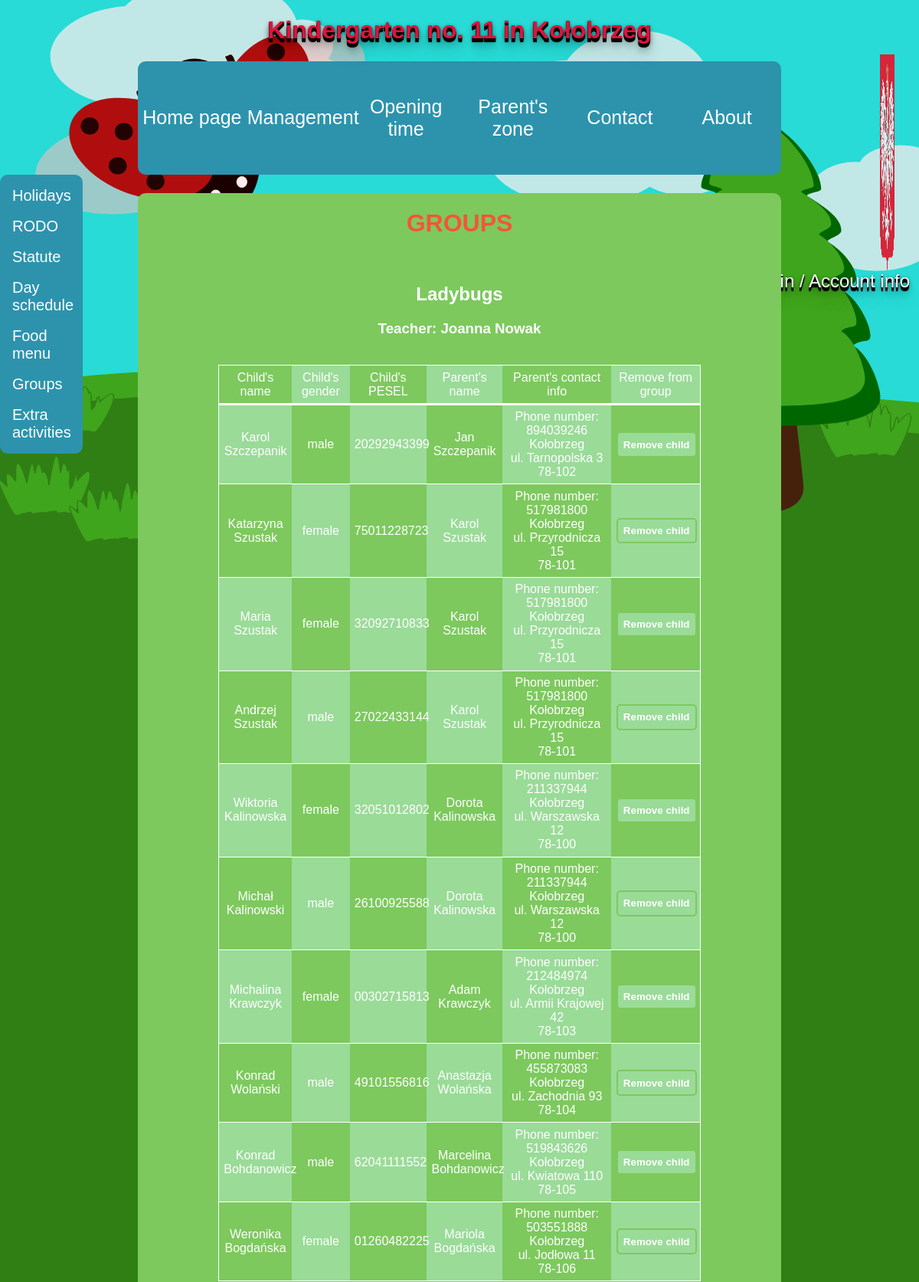
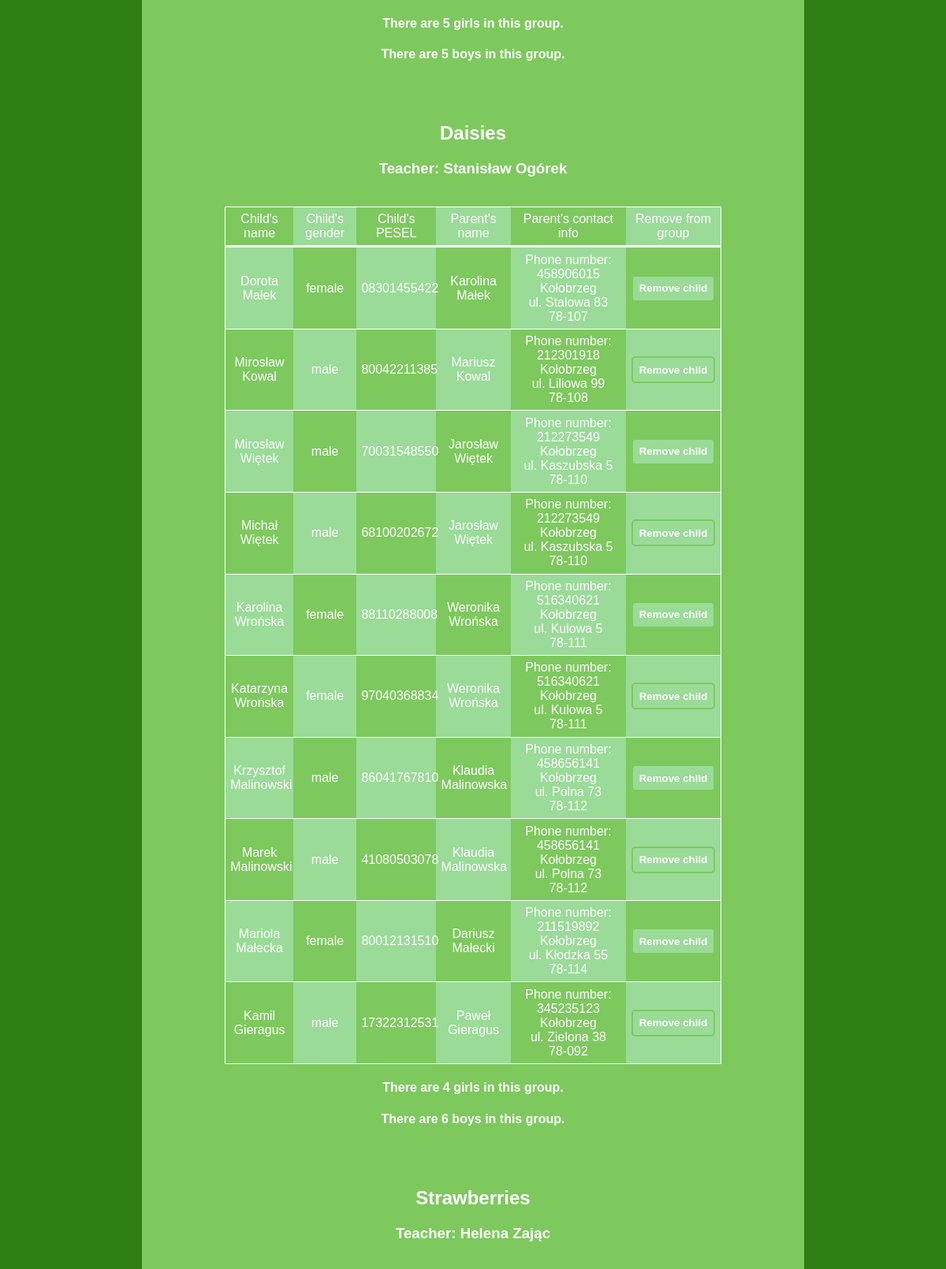
/PAGES/groups.php (signed in, upper part), run on the app's committed database (2 pictures, top to bottom).
### tables this page shows
CREATE TABLE `teachers` (
  `id` int(10) UNSIGNED NOT NULL,
  `Groups_id` int(10) UNSIGNED NOT NULL,
  `first_name` varchar(45) NOT NULL,
  `last_name` varchar(45) NOT NULL,
  `phone_number` varchar(15) NOT NULL,
  `gender` char(1) NOT NULL
);

CREATE TABLE `children` (
  `id` int(10) UNSIGNED NOT NULL,
  `Groups_id` int(10) UNSIGNED NOT NULL,
  `Parents_id` int(10) UNSIGNED NOT NULL,
  `first_name` varchar(45) NOT NULL,
  `last_name` varchar(45) NOT NULL,
  `PESEL` varchar(11) NOT NULL,
  `gender` char(1) NOT NULL
);

CREATE TABLE `parents` (
  `id` int(10) UNSIGNED NOT NULL,
  `first_name` varchar(45) NOT NULL,
  `last_name` varchar(45) NOT NULL,
  `phone_number` varchar(15) NOT NULL,
  `gender` char(1) NOT NULL,
  `zip_code` varchar(6) NOT NULL,
  `city` varchar(45) NOT NULL,
  `street` varchar(45) NOT NULL
);

### PAGES/groups.php (the view, shortened to what this page needs)
<!DOCTYPE html>
<html>
<head>
<link rel="stylesheet" type="text/css" href="../CSS/style.css">
</head>
<body>
<div id="container">
<div id="baner">
<h1>Kindergarten no. 11 in Kołobrzeg</h1>
    <div id="left_top">
        <img src="../IMAGES/godlo.png" id="godlo">
        <a href="login.php" id="logowanie">Log in / Account info</a>
    </div>
</div>
<div id="menu">
<table id="tabela_menu">
<tr>
<td><a href="index.html">Home page</a></td>
<td><a href="management.php">Management</a></td>
<td><a href="hours.html">Opening time </a></td>
<td><a href="parents.html">Parent's zone</a></td>
<td><a href="contact.html">Contact</a></td>
<td><a href="about.html">About</a></td>
</tr>
</table>
</div>
<div id="left">
<table id="tabela_left">
<tr>
<td><a href="holidays.html" id="holidays">Holidays</a></td>
</tr>
<tr>
<td><a href="" id="rodoo">RODO</a></td>
</tr>
<tr>
<td><a href="statut.html" id="statute">Statute</a></td>
</tr>
<tr>
<td><a href="day.html" id="schedule">Day schedule</a></td>
</tr>
<tr>
<td><a href="food.html" id="foodd">Food menu</a></td>
</tr>
<tr>
<td><a href="groups.html" id="groups">Groups</a></td>
</tr>
<tr>
<td><a href="extra.html" id="activities">Extra activities</a></td>
</tr>
</table>
</div>
<div id="mid">
<h1 id="group">GROUPS</h1>
<?php
    $conn = mysqli_connect("127.0.0.1", "root", "", "przedszkole_Adamczyk_Chojnacki");
    if (!$conn) {
        echo "Couldn't connect to database.";
        echo "<br><h2 id='group2'>Ladybugs</h2>";
        echo "<br><h2 id='group2'>Daisies</h2>";
        echo "<br><h2 id='group2'>Strawberries</h2>";
    }
    else {
        $group_info_available = NULL;
        $access_level = 0;
        if (isset($_SESSION['account_id'])) {
            $_query1 = "SELECT accounts.id as id, account_types.name as 'account_type', accounts.Groups_id as 'group' FROM accounts
            JOIN account_types ON account_types.id = accounts.Account_types_id WHERE accounts.id = ".$_SESSION['account_id'].";";
            $query = mysqli_query($conn, $_query1);
            $row = mysqli_fetch_array($query);
            if ($row['id'] == $_SESSION['account_id']) {
                if ($row['account_type'] == 'admin') {
                    $access_level = 2;
                }
                else {
                    $access_level = 1;
                }
                $group_info_available = $row['group'];
            }
        }
        echo "<br><h2 id='group2'>Ladybugs</h2><p class='group_info'>";
        if ($group_info_available == 1 or $access_level == 2) {
            $_query1 = 'SELECT first_name, last_name FROM teachers WHERE Groups_id = 1;';
            $query = mysqli_query($conn, $_query1);
            $row = mysqli_fetch_array($query);
            echo "<h3 class='teacher_name'>Teacher: ".$row['first_name']." ".$row['last_name']."</h3><br>";
            echo "<table class='group_info'>";
            $_query1 = 'SELECT children.id as "child_id", children.first_name as "child_first_name",
            children.last_name as "child_last_name", PESEL, children.gender as "child_gender",
            parents.first_name as "parent_first_name", parents.last_name as "parent_last_name",
            city, street, zip_code, phone_number FROM children JOIN parents ON Parents_id = parents.id WHERE Groups_id = 1;';
            $query = mysqli_query($conn, $_query1);
            echo
            "<tr class='group_info'>
                <td class='group_info_2'>Child's name</td>
                <td class='group_info'>Child's gender</td>
                <td class='group_info_2'>Child's PESEL</td>
                <td class='group_info'>Parent's name</td>
                <td class='group_info_2'>Parent's contact info</td>";
            if ($access_level == 2) {
                echo "<td class='group_info'>Remove from group</td>";
            }
            echo "</tr>";
            $light = FALSE;
            while ($row = mysqli_fetch_array($query)) {
                echo "<tr class='group_info_2'>";
                if ($light) {
                    echo "<td class='group_info_2'>".$row['child_first_name']."<br>".$row['child_last_name']."</td>";
                    echo "<td class='group_info'>";
                    if ($row['child_gender'] == "f") echo "fe";
                    echo "male</td>";
                    echo "<td class='group_info_2'>".$row['PESEL']."</td>";
                    echo "<td class='group_info'>".$row['parent_first_name']."<br>".$row['parent_last_name']."</td>";
                    echo "<td class='group_info_2'>Phone number: ".$row['phone_number']."<br>".$row['city']."<br>".$row['street']."<br>".$row['zip_code'];
                    if ($access_level == 2) {
                        echo "<td class='group_info'><form method='POST'><input name='child_remove_id' type='hidden' value='".$row['child_id']."'>
                        <input class='submit_button' type='submit' name='remove_child' value='Remove child'></form></td>";
                    }
                }
                else {
                    echo "<td class='group_info'>".$row['child_first_name']."<br>".$row['child_last_name']."</td>";
                    echo "<td class='group_info_2'>";
                    if ($row['child_gender'] == "f") echo "fe";
                    echo "male</td>";
                    echo "<td class='group_info'>".$row['PESEL']."</td>";
                    echo "<td class='group_info_2'>".$row['parent_first_name']."<br>".$row['parent_last_name']."</td>";;
                    echo "<td class='group_info'>Phone number: ".$row['phone_number']."<br>".$row['city']."<br>".$row['street']."<br>".$row['zip_code'];
                    if ($access_level == 2) {
                        echo "<td class='group_info_2'><form method='POST'><input name='child_remove_id' type='hidden' value='".$row['child_id']."'>
                        <input class='submit_button' type='submit' name='remove_child' value='Remove child'></form></td>";
                    }
                }
                echo "</tr>";
                $light = !$light;
            }
            echo "</table>";
        }
        echo "</p>";
        $_query1 = "SELECT COUNT(*) as n FROM `children` WHERE Groups_id = 1 AND gender = 'f';";
        $query = mysqli_query($conn, $_query1);
        echo "<h4 id='group2'>There are ".mysqli_fetch_array($query)['n']." girls in this group.</h4>";
        $_query1 = "SELECT COUNT(*) as n FROM `children` WHERE Groups_id = 1 AND gender = 'm';";
        $query = mysqli_query($conn, $_query1);
        echo "<h4 id='group2'>There are ".mysqli_fetch_array($query)['n']." boys in this group.<br><br></h4>";
        echo "<br><h2 id='group2'>Daisies</h2>";
        echo "<p class='group_info'>";
        if ($group_info_available == 2 or $access_level == 2) {
            $_query1 = 'SELECT first_name, last_name FROM teachers WHERE Groups_id = 2;';
            $query = mysqli_query($conn, $_query1);
            $row = mysqli_fetch_array($query);
            echo "<h3 class='teacher_name'>Teacher: ".$row['first_name']." ".$row['last_name']."</h3><br>";
            echo "<table class='group_info'>";
            $_query1 = 'SELECT children.id as "child_id", children.first_name as "child_first_name",
            children.last_name as "child_last_name", PESEL, children.gender as "child_gender",
            parents.first_name as "parent_first_name", parents.last_name as "parent_last_name",
            city, street, zip_code, phone_number FROM children JOIN parents ON Parents_id = parents.id WHERE Groups_id = 2;';
            $query = mysqli_query($conn, $_query1);
            echo
            "<tr class='group_info'>
                <td class='group_info_2'>Child's name</td>
                <td class='group_info'>Child's gender</td>
                <td class='group_info_2'>Child's PESEL</td>
                <td class='group_info'>Parent's name</td>
                <td class='group_info_2'>Parent's contact info</td>";
            if ($access_level == 2) {
                echo "<td class='group_info'>Remove from group</td>";
            }
            echo "</tr>";
            $light = FALSE;
            while ($row = mysqli_fetch_array($query)) {
                echo "<tr class='group_info_2'>";
                if ($light) {
                    echo "<td class='group_info_2'>".$row['child_first_name']."<br>".$row['child_last_name']."</td>";
                    echo "<td class='group_info'>";
                    if ($row['child_gender'] == "f") echo "fe";
                    echo "male</td>";
                    echo "<td class='group_info_2'>".$row['PESEL']."</td>";
                    echo "<td class='group_info'>".$row['parent_first_name']."<br>".$row['parent_last_name']."</td>";
                    echo "<td class='group_info_2'>Phone number: ".$row['phone_number']."<br>".$row['city']."<br>".$row['street']."<br>".$row['zip_code'];
                    if ($access_level == 2) {
                        echo "<td class='group_info'><form method='POST'><input name='child_remove_id' type='hidden' value='".$row['child_id']."'>
                        <input class='submit_button' type='submit' name='remove_child' value='Remove child'></form></td>";
                    }
                }
                else {
                    echo "<td class='group_info'>".$row['child_first_name']."<br>".$row['child_last_name']."</td>";
                    echo "<td class='group_info_2'>";
                    if ($row['child_gender'] == "f") echo "fe";
                    echo "male</td>";
                    echo "<td class='group_info'>".$row['PESEL']."</td>";
                    echo "<td class='group_info_2'>".$row['parent_first_name']."<br>".$row['parent_last_name']."</td>";;
                    echo "<td class='group_info'>Phone number: ".$row['phone_number']."<br>".$row['city']."<br>".$row['street']."<br>".$row['zip_code'];
                    if ($access_level == 2) {
                        echo "<td class='group_info_2'><form method='POST'><input name='child_remove_id' type='hidden' value='".$row['child_id']."'>
                        <input class='submit_button' type='submit' name='remove_child' value='Remove child'></form></td>";
                    }
                }
                echo "</tr>";
                $light = !$light;
            }
            echo "</table>";
        }
        echo "</p>";
        $_query1 = "SELECT COUNT(*) as n FROM `children` WHERE Groups_id = 2 AND gender = 'f';";
        $query = mysqli_query($conn, $_query1);
        echo "<h4 id='group2'>There are ".mysqli_fetch_array($query)['n']." girls in this group.</h4>";
        $_query1 = "SELECT COUNT(*) as n FROM `children` WHERE Groups_id = 2 AND gender = 'm';";
        $query = mysqli_query($conn, $_query1);
        echo "<h4 id='group2'>There are ".mysqli_fetch_array($query)['n']." boys in this group.<br><br></h4>";
        echo "<br><h2 id='group2'>Strawberries</h2>";
        echo "<p class='group_info'>";
        if ($group_info_available == 3 or $access_level == 2) {
            $_query1 = 'SELECT first_name, last_name FROM teachers WHERE Groups_id = 3;';
            $query = mysqli_query($conn, $_query1);
            $row = mysqli_fetch_array($query);
            echo "<h3 class='teacher_name'>Teacher: ".$row['first_name']." ".$row['last_name']."</h3><br>";
        }
        echo "</p>";
        if ($access_level == 2) {
            echo "<br><h2 id='group2'>Parents</h2>";
            echo "<p class='group_info'><table class='group_info_3'>";
            echo "</table></p><br>";
            echo "<br><h2 id='group2'>Parent registration</h2>";
        }
        echo "<br>";
    }
?>
</div>
</div>
</body>
</html>

### CSS/style.css (style rules this page uses)
* { font-family: 'Arial'; }
body { background-image: url('../IMAGES/bg_export.svg'); background-repeat: no-repeat; background-size: cover; background-color: #307f15ff; }
#container { height: 100%; position: absolute; top: 0; left: 0; width: 100%; }
#baner { text-align: center; font-family: 'Franklin Gothic Medium'; color:#DC143C; text-shadow: 0 1px 0 #000000, 0 2px 0 #0e0b0b, 0 3px 0 #000000, 0 4px 0 #050303, 0 5px 0 #000000, 0 6px 1px rgba(0,0,0,.1), 0 0 5px rgba(0,0,0,.1), 0 1px 3px rgba(0,0,0,.3), 0 3px 5px rgba(0,0,0,.2), 0 5px 10px rgba(0,0,0,.25), 0 10px 10px rgba(0,0,0,.2), 0 20px 20px rgba(0,0,0,.15); }
#tabela_menu { padding-top: 5%; padding-bottom: 5%; font-size: 25px; width: 100%; table-layout: fixed; }
td { text-align: center; }
#menu { text-align: center; background-color: #2D93AD; width: 70%; margin-left: 15%; border-radius: 10px; max-height: 20%; }
#godlo { height: 100%; margin-right: 20px; margin-left: 20px; float: right; }
#logowanie { font-size: 150%; float: right; vertical-align: middle; }
a:link { color: white; }
a { text-decoration: none; }
#left_top { position: absolute; top: 1%; right: 1%; width: 20%; height: 4%; text-align: left; }
#left { background-color:#2D93AD; width: 9%; color: white; border-radius: 10px; float: left; }
#tabela_left { border-spacing: 15px; font-size: 20px; }
#holidays,#schedule,#rodo,#statute,#foodd,#groups,#activities,#rodoo { float: left; text-align: left; }
#mid { background-color: #7DC95E; border-radius: 10px; color: white; margin-top: 2%; position: absolute; width: 70%; left: 15%; margin-bottom: 5%; }
#group { text-align: center; color: #F55536; }
#group2 { text-align: center; }
#foodd { color:white; }
img { width: 8%; height: 14%; }
table.group_info { border-color: white; border-style: solid; border-width: 1px; margin-left: auto; margin-right: auto; width: 75%; border-collapse: collapse; }
td.group_info { background-color: #9ADB98; padding: 1%; }
td.group_info_2 { padding: 1%; }
tr.group_info { border-bottom-color: white; border-bottom-style: solid; border-bottom-width: 3px; }
tr.group_info_2 { border-bottom-color: white; border-bottom-style: solid; border-bottom-width: 1px; }
.submit_button { background-color: #9ADB98; font-weight: bold; border-radius: 5px; color: white; border: none; padding: 7%; border-color: #7DC95E; border-style: solid; border-width: 2px; }
.teacher_name { text-align: center; }

### data on the page
teachers: first_name "Joanna", last_name "Nowak"
children: first_name "Karol", last_name "Szczepanik", PESEL "20292943399", Parents.first_name "Jan", Parents.last_name "Szczepanik", Parents.phone_number "894039246", Parents.city "Kołobrzeg", Parents.street "ul. Tarnopolska 3", Parents.zip_code "78-102"
children: first_name "Katarzyna", last_name "Szustak", gender "fe", PESEL "75011228723", Parents.first_name "Karol", Parents.last_name "Szustak", Parents.phone_number "517981800", Parents.city "Kołobrzeg", Parents.street "ul. Przyrodnicza 15", Parents.zip_code "78-101"
children: first_name "Maria", last_name "Szustak", gender "fe", PESEL "32092710833", Parents.first_name "Karol", Parents.last_name "Szustak", Parents.phone_number "517981800", Parents.city "Kołobrzeg", Parents.street "ul. Przyrodnicza 15", Parents.zip_code "78-101"
children: first_name "Andrzej", last_name "Szustak", PESEL "27022433144", Parents.first_name "Karol", Parents.last_name "Szustak", Parents.phone_number "517981800", Parents.city "Kołobrzeg", Parents.street "ul. Przyrodnicza 15", Parents.zip_code "78-101"
children: first_name "Wiktoria", last_name "Kalinowska", gender "fe", PESEL "32051012802", Parents.first_name "Dorota", Parents.last_name "Kalinowska", Parents.phone_number "211337944", Parents.city "Kołobrzeg", Parents.street "ul. Warszawska 12", Parents.zip_code "78-100"
children: first_name "Michał", last_name "Kalinowski", PESEL "26100925588", Parents.first_name "Dorota", Parents.last_name "Kalinowska", Parents.phone_number "211337944", Parents.city "Kołobrzeg", Parents.street "ul. Warszawska 12", Parents.zip_code "78-100"
children: first_name "Michalina", last_name "Krawczyk", gender "fe", PESEL "00302715813", Parents.first_name "Adam", Parents.last_name "Krawczyk", Parents.phone_number "212484974", Parents.city "Kołobrzeg", Parents.street "ul. Armii Krajowej 42", Parents.zip_code "78-103"
children: first_name "Konrad", last_name "Wolański", PESEL "49101556816", Parents.first_name "Anastazja", Parents.last_name "Wolańska", Parents.phone_number "455873083", Parents.city "Kołobrzeg", Parents.street "ul. Zachodnia 93", Parents.zip_code "78-104"
children: first_name "Konrad", last_name "Bohdanowicz", PESEL "62041111552", Parents.first_name "Marcelina", Parents.last_name "Bohdanowicz", Parents.phone_number "519843626", Parents.city "Kołobrzeg", Parents.street "ul. Kwiatowa 110", Parents.zip_code "78-105"
children: first_name "Weronika", last_name "Bogdańska", gender "fe", PESEL "01260482225", Parents.first_name "Mariola", Parents.last_name "Bogdańska", Parents.phone_number "503551888", Parents.city "Kołobrzeg", Parents.street "ul. Jodłowa 11", Parents.zip_code "78-106"
teachers: first_name "Stanisław", last_name "Ogórek"
children: first_name "Dorota", last_name "Małek", gender "fe", PESEL "08301455422", Parents.first_name "Karolina", Parents.last_name "Małek", Parents.phone_number "458906015", Parents.city "Kołobrzeg", Parents.street "ul. Stalowa 83", Parents.zip_code "78-107"
children: first_name "Mirosław", last_name "Kowal", PESEL "80042211385", Parents.first_name "Mariusz", Parents.last_name "Kowal", Parents.phone_number "212301918", Parents.city "Kołobrzeg", Parents.street "ul. Liliowa 99", Parents.zip_code "78-108"
children: first_name "Mirosław", last_name "Więtek", PESEL "70031548550", Parents.first_name "Jarosław", Parents.last_name "Więtek", Parents.phone_number "212273549", Parents.city "Kołobrzeg", Parents.street "ul. Kaszubska 5", Parents.zip_code "78-110"
children: first_name "Michał", last_name "Więtek", PESEL "68100202672", Parents.first_name "Jarosław", Parents.last_name "Więtek", Parents.phone_number "212273549", Parents.city "Kołobrzeg", Parents.street "ul. Kaszubska 5", Parents.zip_code "78-110"
children: first_name "Karolina", last_name "Wrońska", gender "fe", PESEL "88110288008", Parents.first_name "Weronika", Parents.last_name "Wrońska", Parents.phone_number "516340621", Parents.city "Kołobrzeg", Parents.street "ul. Kulowa 5", Parents.zip_code "78-111"
children: first_name "Katarzyna", last_name "Wrońska", gender "fe", PESEL "97040368834", Parents.first_name "Weronika", Parents.last_name "Wrońska", Parents.phone_number "516340621", Parents.city "Kołobrzeg", Parents.street "ul. Kulowa 5", Parents.zip_code "78-111"
children: first_name "Krzysztof", last_name "Malinowski", PESEL "86041767810", Parents.first_name "Klaudia", Parents.last_name "Malinowska", Parents.phone_number "458656141", Parents.city "Kołobrzeg", Parents.street "ul. Polna 73", Parents.zip_code "78-112"
children: first_name "Marek", last_name "Malinowski", PESEL "41080503078", Parents.first_name "Klaudia", Parents.last_name "Malinowska", Parents.phone_number "458656141", Parents.city "Kołobrzeg", Parents.street "ul. Polna 73", Parents.zip_code "78-112"
children: first_name "Mariola", last_name "Małecka", gender "fe", PESEL "80012131510", Parents.first_name "Dariusz", Parents.last_name "Małecki", Parents.phone_number "211519892", Parents.city "Kołobrzeg", Parents.street "ul. Kłodzka 55", Parents.zip_code "78-114"
children: first_name "Kamil", last_name "Gieragus", PESEL "17322312531", Parents.first_name "Paweł", Parents.last_name "Gieragus", Parents.phone_number "345235123", Parents.city "Kołobrzeg", Parents.street "ul. Zielona 38", Parents.zip_code "78-092"
teachers: first_name "Helena", last_name "Zając"

### other printed values
mysqli_fetch_array($query)['n'] "5"
mysqli_fetch_array($query)['n'] "4"
mysqli_fetch_array($query)['n'] "6"
